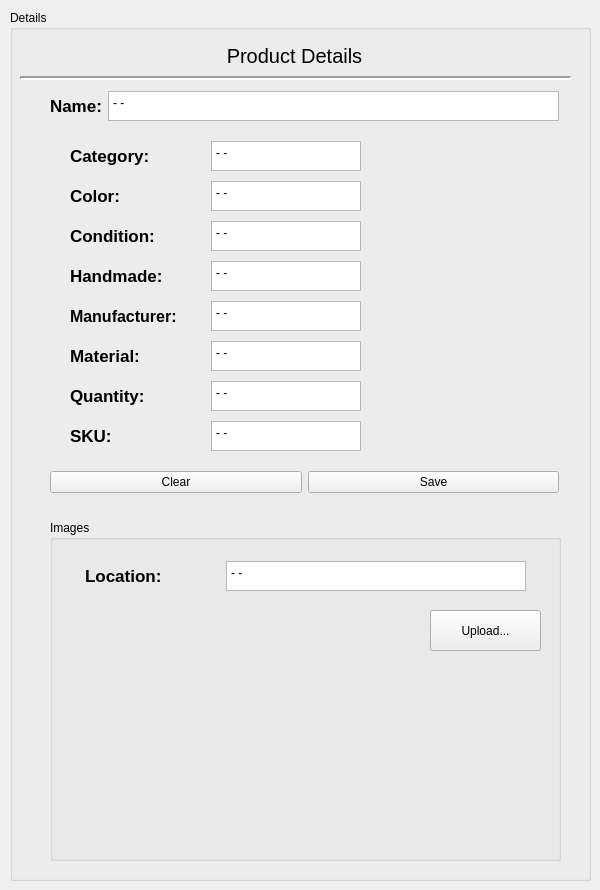
           <widget class="QWidget" name="details_tab">
            <attribute name="title">
             <string>Stock Details</string>
            </attribute>
            <widget class="QGroupBox" name="details_group_box">
             <property name="geometry">
              <rect>
               <x>10</x>
               <y>10</y>
               <width>581</width>
               <height>871</height>
              </rect>
             </property>
             <property name="title">
              <string>Details</string>
             </property>
             <widget class="QLabel" name="product_details_label">
              <property name="geometry">
               <rect>
                <x>30</x>
                <y>20</y>
                <width>509</width>
                <height>51</height>
               </rect>
              </property>
              <property name="font">
               <font>
                <pointsize>15</pointsize>
               </font>
              </property>
              <property name="text">
               <string>Product Details</string>
              </property>
              <property name="alignment">
               <set>Qt::AlignCenter</set>
              </property>
             </widget>
             <widget class="QWidget" name="layoutWidget">
              <property name="geometry">
               <rect>
                <x>40</x>
                <y>80</y>
                <width>509</width>
                <height>32</height>
               </rect>
              </property>
              <layout class="QHBoxLayout" name="name_hor_layout">
               <item>
                <widget class="QLabel" name="name_label">
                 <property name="maximumSize">
                  <size>
                   <width>130</width>
                   <height>30</height>
                  </size>
                 </property>
                 <property name="font">
                  <font>
                   <pointsize>13</pointsize>
                   <weight>75</weight>
                   <bold>true</bold>
                  </font>
                 </property>
                 <property name="text">
                  <string>Name:</string>
                 </property>
                 <property name="indent">
                  <number>-1</number>
                 </property>
                </widget>
               </item>
               <item>
                <widget class="QPlainTextEdit" name="name_pt_edit">
                 <property name="maximumSize">
                  <size>
                   <width>16777215</width>
                   <height>30</height>
                  </size>
                 </property>
                 <property name="plainText">
                  <string>- -</string>
                 </property>
                 <property name="backgroundVisible">
                  <bool>false</bool>
                 </property>
                </widget>
               </item>
              </layout>
             </widget>
             <widget class="QWidget" name="horizontalLayoutWidget_7">
              <property name="geometry">
               <rect>
                <x>40</x>
                <y>450</y>
                <width>509</width>
                <height>45</height>
               </rect>
              </property>
              <layout class="QHBoxLayout" name="detail_button_hor_layout">
               <item>
                <widget class="QPushButton" name="detail_cancel_button">
                 <property name="text">
                  <string>Clear</string>
                 </property>
                </widget>
               </item>
               <item>
                <widget class="QPushButton" name="detail_save_button">
                 <property name="text">
                  <string>Save</string>
                 </property>
                </widget>
               </item>
              </layout>
             </widget>
             <widget class="QWidget" name="layoutWidget">
              <property name="geometry">
               <rect>
                <x>40</x>
                <y>250</y>
                <width>331</width>
                <height>32</height>
               </rect>
              </property>
              <layout class="QHBoxLayout" name="handmade_hor_layout">
               <item>
                <widget class="QLabel" name="handmade_label">
                 <property name="maximumSize">
                  <size>
                   <width>115</width>
                   <height>30</height>
                  </size>
                 </property>
                 <property name="font">
                  <font>
                   <pointsize>13</pointsize>
                   <weight>75</weight>
                   <bold>true</bold>
                  </font>
                 </property>
                 <property name="text">
                  <string>Handmade:</string>
                 </property>
                </widget>
               </item>
               <item>
                <widget class="QPlainTextEdit" name="handmade_pt_edit">
                 <property name="maximumSize">
                  <size>
                   <width>150</width>
                   <height>30</height>
                  </size>
                 </property>
                 <property name="plainText">
                  <string>- -</string>
                 </property>
                 <property name="backgroundVisible">
                  <bool>false</bool>
                 </property>
                </widget>
               </item>
              </layout>
             </widget>
             <widget class="QWidget" name="horizontalLayoutWidget_10">
              <property name="geometry">
               <rect>
                <x>40</x>
                <y>370</y>
                <width>331</width>
                <height>32</height>
               </rect>
              </property>
              <layout class="QHBoxLayout" name="quan_hor_layout">
               <item>
                <widget class="QLabel" name="quantity_label">
                 <property name="maximumSize">
                  <size>
                   <width>115</width>
                   <height>30</height>
                  </size>
                 </property>
                 <property name="font">
                  <font>
                   <pointsize>13</pointsize>
                   <weight>75</weight>
                   <bold>true</bold>
                  </font>
                 </property>
                 <property name="text">
                  <string>Quantity:</string>
                 </property>
                 <property name="indent">
                  <number>-1</number>
                 </property>
                </widget>
               </item>
               <item>
                <widget class="QPlainTextEdit" name="quan_pt_edit">
                 <property name="maximumSize">
                  <size>
                   <width>150</width>
                   <height>30</height>
                  </size>
                 </property>
                 <property name="plainText">
                  <string>- -</string>
                 </property>
                 <property name="backgroundVisible">
                  <bool>false</bool>
                 </property>
                </widget>
               </item>
              </layout>
             </widget>
             <widget class="QWidget" name="layoutWidget_8">
              <property name="geometry">
               <rect>
                <x>40</x>
                <y>290</y>
                <width>331</width>
                <height>32</height>
               </rect>
              </property>
              <layout class="QHBoxLayout" name="manuf_hor_layout">
               <item>
                <widget class="QLabel" name="manuf_label">
                 <property name="maximumSize">
                  <size>
                   <width>115</width>
                   <height>30</height>
                  </size>
                 </property>
                 <property name="font">
                  <font>
                   <pointsize>12</pointsize>
                   <weight>75</weight>
                   <bold>true</bold>
                  </font>
                 </property>
                 <property name="text">
                  <string>Manufacturer:</string>
                 </property>
                 <property name="indent">
                  <number>-1</number>
                 </property>
                </widget>
               </item>
               <item>
                <widget class="QPlainTextEdit" name="manuf_pt_edit">
                 <property name="maximumSize">
                  <size>
                   <width>150</width>
                   <height>30</height>
                  </size>
                 </property>
                 <property name="plainText">
                  <string>- -</string>
                 </property>
                 <property name="backgroundVisible">
                  <bool>false</bool>
                 </property>
                </widget>
               </item>
              </layout>
             </widget>
             <widget class="QWidget" name="layoutWidget_10">
              <property name="geometry">
               <rect>
                <x>40</x>
                <y>170</y>
                <width>331</width>
                <height>32</height>
               </rect>
              </property>
              <layout class="QHBoxLayout" name="color_hor_layout">
               <item>
                <widget class="QLabel" name="color_label">
                 <property name="maximumSize">
                  <size>
                   <width>115</width>
                   <height>30</height>
                  </size>
                 </property>
                 <property name="font">
                  <font>
                   <pointsize>13</pointsize>
                   <weight>75</weight>
                   <bold>true</bold>
                  </font>
                 </property>
                 <property name="text">
                  <string>Color:</string>
                 </property>
                </widget>
               </item>
               <item>
                <widget class="QPlainTextEdit" name="color_pt_edit">
                 <property name="maximumSize">
                  <size>
                   <width>150</width>
                   <height>30</height>
                  </size>
                 </property>
                 <property name="plainText">
                  <string>- -</string>
                 </property>
                 <property name="backgroundVisible">
                  <bool>false</bool>
                 </property>
                </widget>
               </item>
              </layout>
             </widget>
             <widget class="QWidget" name="layoutWidget_11">
              <property name="geometry">
               <rect>
                <x>40</x>
                <y>210</y>
                <width>331</width>
                <height>32</height>
               </rect>
              </property>
              <layout class="QHBoxLayout" name="cond_hor_layout">
               <item>
                <widget class="QLabel" name="condition_label">
                 <property name="maximumSize">
                  <size>
                   <width>115</width>
                   <height>30</height>
                  </size>
                 </property>
                 <property name="font">
                  <font>
                   <pointsize>13</pointsize>
                   <weight>75</weight>
                   <bold>true</bold>
                  </font>
                 </property>
                 <property name="text">
                  <string>Condition:</string>
                 </property>
                </widget>
               </item>
               <item>
                <widget class="QPlainTextEdit" name="cond_pt_edit">
                 <property name="maximumSize">
                  <size>
                   <width>150</width>
                   <height>30</height>
                  </size>
                 </property>
                 <property name="plainText">
                  <string>- -</string>
                 </property>
                 <property name="backgroundVisible">
                  <bool>false</bool>
                 </property>
                </widget>
               </item>
              </layout>
             </widget>
             <widget class="QWidget" name="layoutWidget_12">
              <property name="geometry">
               <rect>
                <x>40</x>
                <y>330</y>
                <width>331</width>
                <height>32</height>
               </rect>
              </property>
              <layout class="QHBoxLayout" name="material_hor_layout">
               <item>
                <widget class="QLabel" name="material_label">
                 <property name="maximumSize">
                  <size>
                   <width>115</width>
                   <height>30</height>
                  </size>
                 </property>
                 <property name="font">
                  <font>
                   <pointsize>13</pointsize>
                   <weight>75</weight>
                   <bold>true</bold>
                  </font>
                 </property>
                 <property name="text">
                  <string>Material:</string>
                 </property>
                </widget>
               </item>
               <item>
                <widget class="QPlainTextEdit" name="material_pt_edit">
                 <property name="maximumSize">
                  <size>
                   <width>150</width>
                   <height>30</height>
                  </size>
                 </property>
                 <property name="plainText">
                  <string>- -</string>
                 </property>
                 <property name="backgroundVisible">
                  <bool>false</bool>
                 </property>
                </widget>
               </item>
              </layout>
             </widget>
             <widget class="QWidget" name="layoutWidget_14">
              <property name="geometry">
               <rect>
                <x>40</x>
                <y>410</y>
                <width>331</width>
                <height>32</height>
               </rect>
              </property>
              <layout class="QHBoxLayout" name="sku_hor_layout">
               <item>
                <widget class="QLabel" name="sku_label">
                 <property name="maximumSize">
                  <size>
                   <width>115</width>
                   <height>30</height>
                  </size>
                 </property>
                 <property name="font">
                  <font>
                   <pointsize>13</pointsize>
                   <weight>75</weight>
                   <bold>true</bold>
                  </font>
                 </property>
                 <property name="text">
                  <string>SKU:</string>
                 </property>
                </widget>
               </item>
               <item>
                <widget class="QPlainTextEdit" name="sku_pt_edit">
                 <property name="maximumSize">
                  <size>
                   <width>150</width>
                   <height>30</height>
                  </size>
                 </property>
                 <property name="plainText">
                  <string>- -</string>
                 </property>
                 <property name="backgroundVisible">
                  <bool>false</bool>
                 </property>
                </widget>
               </item>
              </layout>
             </widget>
             <widget class="QWidget" name="layoutWidget_15">
              <property name="geometry">
               <rect>
                <x>40</x>
                <y>130</y>
                <width>331</width>
                <height>32</height>
               </rect>
              </property>
              <layout class="QHBoxLayout" name="category_hor_layout">
               <item>
                <widget class="QLabel" name="category_label">
                 <property name="maximumSize">
                  <size>
                   <width>115</width>
                   <height>30</height>
                  </size>
                 </property>
                 <property name="font">
                  <font>
                   <pointsize>13</pointsize>
                   <weight>75</weight>
                   <bold>true</bold>
                  </font>
                 </property>
                 <property name="text">
                  <string>Category:</string>
                 </property>
                </widget>
               </item>
               <item>
                <widget class="QPlainTextEdit" name="category_pt_edit">
                 <property name="maximumSize">
                  <size>
                   <width>150</width>
                   <height>30</height>
                  </size>
                 </property>
                 <property name="plainText">
                  <string>- -</string>
                 </property>
                 <property name="backgroundVisible">
                  <bool>false</bool>
                 </property>
                </widget>
               </item>
              </layout>
             </widget>
             <widget class="QGroupBox" name="images_group_box">
              <property name="geometry">
               <rect>
                <x>40</x>
                <y>510</y>
                <width>511</width>
                <height>341</height>
               </rect>
              </property>
              <property name="title">
               <string>Images</string>
              </property>
              <widget class="QWidget" name="layoutWidget_16">
               <property name="geometry">
                <rect>
                 <x>20</x>
                 <y>40</y>
                 <width>471</width>
                 <height>32</height>
                </rect>
               </property>
               <layout class="QHBoxLayout" name="img_loc_hor_layout">
                <item>
                 <widget class="QLabel" name="img_loc_hor_layout_2">
                  <property name="maximumSize">
                   <size>
                    <width>120</width>
                    <height>30</height>
                   </size>
                  </property>
                  <property name="font">
                   <font>
                    <pointsize>13</pointsize>
                    <weight>75</weight>
                    <bold>true</bold>
                   </font>
                  </property>
                  <property name="text">
                   <string>Location:</string>
                  </property>
                 </widget>
                </item>
                <item>
                 <widget class="QPlainTextEdit" name="img_loc_pt_edit">
                  <property name="maximumSize">
                   <size>
                    <width>300</width>
                    <height>30</height>
                   </size>
                  </property>
                  <property name="plainText">
                   <string>- -</string>
                  </property>
                  <property name="backgroundVisible">
                   <bool>false</bool>
                  </property>
                 </widget>
                </item>
               </layout>
              </widget>
              <widget class="QLabel" name="image_label">
               <property name="geometry">
                <rect>
                 <x>20</x>
                 <y>80</y>
                 <width>291</width>
                 <height>251</height>
                </rect>
               </property>
               <property name="text">
                <string>&lt;html&gt;&lt;head/&gt;&lt;body&gt;&lt;p&gt;&lt;img src=&quot;:/resize/resized.png&quot;/&gt;&lt;/p&gt;&lt;/body&gt;&lt;/html&gt;</string>
               </property>
              </widget>
              <widget class="QPushButton" name="upload_button">
               <property name="geometry">
                <rect>
                 <x>380</x>
                 <y>90</y>
                 <width>111</width>
                 <height>41</height>
                </rect>
               </property>
               <property name="text">
                <string>Upload...</string>
               </property>
              </widget>
             </widget>
             <widget class="Line" name="details_line">
              <property name="geometry">
               <rect>
                <x>10</x>
                <y>60</y>
                <width>551</width>
                <height>16</height>
               </rect>
              </property>
              <property name="lineWidth">
               <number>2</number>
              </property>
              <property name="orientation">
               <enum>Qt::Horizontal</enum>
              </property>
             </widget>
            </widget>
           </widget>
